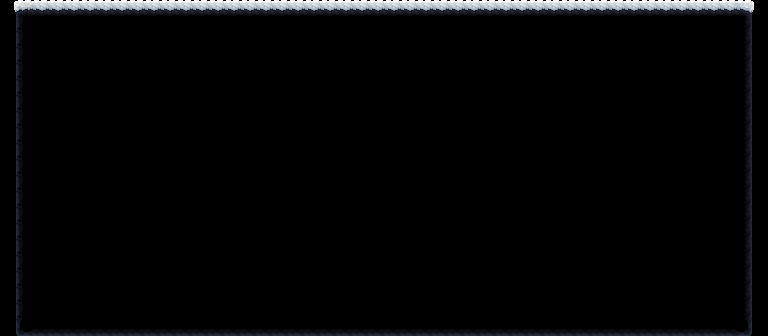

A 2D game scene composited from a Tiled map and its tileset images. What follows is a short description and the map's XML, with every tile layer's data as written:
An orthogonal 48x21 tile map with 16x16 px tiles, 2 tile layers (Main, Edge).

<map version="1.10" tiledversion="1.11.0" orientation="orthogonal" renderorder="right-down" width="48" height="21" tilewidth="16" tileheight="16" infinite="0" nextlayerid="3" nextobjectid="1">
  <tileset firstgid="1" name="spritefusion" tilewidth="16" tileheight="16" tilecount="16" columns="8">
    <image source="spritesheet.png" width="128" height="32" />
  </tileset>
  <layer id="1" name="Main" width="48" height="21">
    <properties>
      <property name="collider" type="bool" value="true" />
    </properties>
    <data encoding="csv">
0,4,3,3,3,3,3,3,3,3,3,3,3,3,3,3,3,3,3,3,3,3,3,3,3,3,3,3,3,3,3,3,3,3,3,3,3,3,3,3,3,3,3,3,3,3,6,0,
0,5,11,11,11,11,11,11,11,11,11,11,11,11,11,11,11,11,11,11,11,11,11,11,11,11,11,11,11,11,11,11,11,11,11,11,11,11,11,11,11,11,11,11,11,11,7,0,
0,5,11,11,11,11,11,11,11,11,11,11,11,11,11,11,11,11,11,11,11,11,11,11,11,11,11,11,11,11,11,11,11,11,11,11,11,11,11,11,11,11,11,11,11,11,7,0,
0,5,11,11,11,11,11,11,11,11,11,11,11,11,11,11,11,11,11,11,11,11,11,11,11,11,11,11,11,11,11,11,11,11,11,11,11,11,11,11,11,11,11,11,11,11,7,0,
0,5,11,11,11,11,11,11,11,11,11,11,11,11,11,11,11,11,11,11,11,11,11,11,11,11,11,11,11,11,11,11,11,11,11,11,11,11,11,11,11,11,11,11,11,11,7,0,
0,5,11,11,11,11,11,11,11,11,11,11,11,11,11,11,11,11,11,11,11,11,11,11,11,11,11,11,11,11,11,11,11,11,11,11,11,11,11,11,11,11,11,11,11,11,7,0,
0,5,11,11,11,11,11,11,11,11,11,11,11,11,11,11,11,11,11,11,11,11,11,11,11,11,11,11,11,11,11,11,11,11,11,11,11,11,11,11,11,11,11,11,11,11,7,0,
0,5,11,11,11,11,11,11,11,11,11,11,11,11,11,11,11,11,11,11,11,11,11,11,11,11,11,11,11,11,11,11,11,11,11,11,11,11,11,11,11,11,11,11,11,11,7,0,
0,5,11,11,11,11,11,11,11,11,11,11,11,11,11,11,11,11,11,11,11,11,11,11,11,11,11,11,11,11,11,11,11,11,11,11,11,11,11,11,11,11,11,11,11,11,7,0,
0,5,11,11,11,11,11,11,11,11,11,11,11,11,11,11,11,11,11,11,11,11,11,11,11,11,11,11,11,11,11,11,11,11,11,11,11,11,11,11,11,11,11,11,11,11,7,0,
0,5,11,11,11,11,11,11,11,11,11,11,11,11,11,11,11,11,11,11,11,11,11,11,11,11,11,11,11,11,11,11,11,11,11,11,11,11,11,11,11,11,11,11,11,11,7,0,
0,5,11,11,11,11,11,11,11,11,11,11,11,11,11,11,11,11,11,11,11,11,11,11,11,11,11,11,11,11,11,11,11,11,11,11,11,11,11,11,11,11,11,11,11,11,7,0,
0,5,11,11,11,11,11,11,11,11,11,11,11,11,11,11,11,11,11,11,11,11,11,11,11,11,11,11,11,11,11,11,11,11,11,11,11,11,11,11,11,11,11,11,11,11,7,0,
0,5,11,11,11,11,11,11,11,11,11,11,11,11,11,11,11,11,11,11,11,11,11,11,11,11,11,11,11,11,11,11,11,11,11,11,11,11,11,11,11,11,11,11,11,11,7,0,
0,5,11,11,11,11,11,11,11,11,11,11,11,11,11,11,11,11,11,11,11,11,11,11,11,11,11,11,11,11,11,11,11,11,11,11,11,11,11,11,11,11,11,11,11,11,7,0,
0,5,11,11,11,11,11,11,11,11,11,11,11,11,11,11,11,11,11,11,11,11,11,11,11,11,11,11,11,11,11,11,11,11,11,11,11,11,11,11,11,11,11,11,11,11,7,0,
0,5,11,11,11,11,11,11,11,11,11,11,11,11,11,11,11,11,11,11,11,11,11,11,11,11,11,11,11,11,11,11,11,11,11,11,11,11,11,11,11,11,11,11,11,11,7,0,
0,5,11,11,11,11,11,11,11,11,11,11,11,11,11,11,11,11,11,11,11,11,11,11,11,11,11,11,11,11,11,11,11,11,11,11,11,11,11,11,11,11,11,11,11,11,7,0,
0,5,11,11,11,11,11,11,11,11,11,11,11,11,11,11,11,11,11,11,11,11,11,11,11,11,11,11,11,11,11,11,11,11,11,11,11,11,11,11,11,11,11,11,11,11,7,0,
0,5,11,11,11,11,11,11,11,11,11,11,11,11,11,11,11,11,11,11,11,11,11,11,11,11,11,11,11,11,11,11,11,11,11,11,11,11,11,11,11,11,11,11,11,11,7,0,
0,8,9,9,9,9,9,9,9,9,9,9,9,9,9,9,9,9,9,9,9,9,9,9,9,9,9,9,9,9,9,9,9,9,9,9,9,9,9,9,9,9,9,9,9,9,10,0
    </data>
  </layer>
  <layer id="2" name="Edge" width="48" height="21">
    <properties>
      <property name="collider" type="bool" value="false" />
    </properties>
    <data encoding="csv">
1,0,0,0,0,0,0,0,0,0,0,0,0,0,0,0,0,0,0,0,0,0,0,0,0,0,0,0,0,0,0,0,0,0,0,0,0,0,0,0,0,0,0,0,0,0,0,2,
0,0,0,0,0,0,0,0,0,0,0,0,0,0,0,0,0,0,0,0,0,0,0,0,0,0,0,0,0,0,0,0,0,0,0,0,0,0,0,0,0,0,0,0,0,0,0,0,
0,0,0,0,0,0,0,0,0,0,0,0,0,0,0,0,0,0,0,0,0,0,0,0,0,0,0,0,0,0,0,0,0,0,0,0,0,0,0,0,0,0,0,0,0,0,0,0,
0,0,0,0,0,0,0,0,0,0,0,0,0,0,0,0,0,0,0,0,0,0,0,0,0,0,0,0,0,0,0,0,0,0,0,0,0,0,0,0,0,0,0,0,0,0,0,0,
0,0,0,0,0,0,0,0,0,0,0,0,0,0,0,0,0,0,0,0,0,0,0,0,0,0,0,0,0,0,0,0,0,0,0,0,0,0,0,0,0,0,0,0,0,0,0,0,
0,0,0,0,0,0,0,0,0,0,0,0,0,0,0,0,0,0,0,0,0,0,0,0,0,0,0,0,0,0,0,0,0,0,0,0,0,0,0,0,0,0,0,0,0,0,0,0,
0,0,0,0,0,0,0,0,0,0,0,0,0,0,0,0,0,0,0,0,0,0,0,0,0,0,0,0,0,0,0,0,0,0,0,0,0,0,0,0,0,0,0,0,0,0,0,0,
0,0,0,0,0,0,0,0,0,0,0,0,0,0,0,0,0,0,0,0,0,0,0,0,0,0,0,0,0,0,0,0,0,0,0,0,0,0,0,0,0,0,0,0,0,0,0,0,
0,0,0,0,0,0,0,0,0,0,0,0,0,0,0,0,0,0,0,0,0,0,0,0,0,0,0,0,0,0,0,0,0,0,0,0,0,0,0,0,0,0,0,0,0,0,0,0,
0,0,0,0,0,0,0,0,0,0,0,0,0,0,0,0,0,0,0,0,0,0,0,0,0,0,0,0,0,0,0,0,0,0,0,0,0,0,0,0,0,0,0,0,0,0,0,0,
0,0,0,0,0,0,0,0,0,0,0,0,0,0,0,0,0,0,0,0,0,0,0,0,0,0,0,0,0,0,0,0,0,0,0,0,0,0,0,0,0,0,0,0,0,0,0,0,
0,0,0,0,0,0,0,0,0,0,0,0,0,0,0,0,0,0,0,0,0,0,0,0,0,0,0,0,0,0,0,0,0,0,0,0,0,0,0,0,0,0,0,0,0,0,0,0,
0,0,0,0,0,0,0,0,0,0,0,0,0,0,0,0,0,0,0,0,0,0,0,0,0,0,0,0,0,0,0,0,0,0,0,0,0,0,0,0,0,0,0,0,0,0,0,0,
0,0,0,0,0,0,0,0,0,0,0,0,0,0,0,0,0,0,0,0,0,0,0,0,0,0,0,0,0,0,0,0,0,0,0,0,0,0,0,0,0,0,0,0,0,0,0,0,
0,0,0,0,0,0,0,0,0,0,0,0,0,0,0,0,0,0,0,0,0,0,0,0,0,0,0,0,0,0,0,0,0,0,0,0,0,0,0,0,0,0,0,0,0,0,0,0,
0,0,0,0,0,0,0,0,0,0,0,0,0,0,0,0,0,0,0,0,0,0,0,0,0,0,0,0,0,0,0,0,0,0,0,0,0,0,0,0,0,0,0,0,0,0,0,0,
0,0,0,0,0,0,0,0,0,0,0,0,0,0,0,0,0,0,0,0,0,0,0,0,0,0,0,0,0,0,0,0,0,0,0,0,0,0,0,0,0,0,0,0,0,0,0,0,
0,0,0,0,0,0,0,0,0,0,0,0,0,0,0,0,0,0,0,0,0,0,0,0,0,0,0,0,0,0,0,0,0,0,0,0,0,0,0,0,0,0,0,0,0,0,0,0,
0,0,0,0,0,0,0,0,0,0,0,0,0,0,0,0,0,0,0,0,0,0,0,0,0,0,0,0,0,0,0,0,0,0,0,0,0,0,0,0,0,0,0,0,0,0,0,0,
0,0,0,0,0,0,0,0,0,0,0,0,0,0,0,0,0,0,0,0,0,0,0,0,0,0,0,0,0,0,0,0,0,0,0,0,0,0,0,0,0,0,0,0,0,0,0,0,
0,0,0,0,0,0,0,0,0,0,0,0,0,0,0,0,0,0,0,0,0,0,0,0,0,0,0,0,0,0,0,0,0,0,0,0,0,0,0,0,0,0,0,0,0,0,0,0
    </data>
  </layer>
</map>
